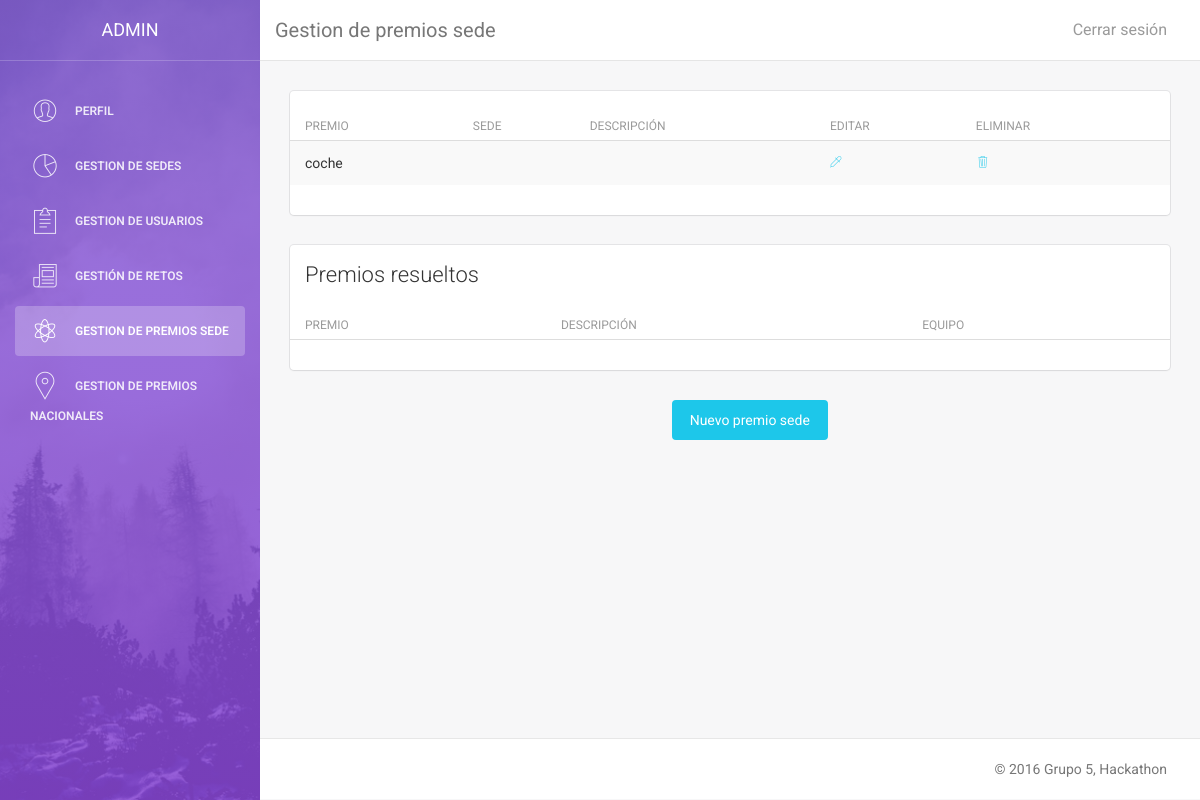
The page /vistas/admin/a_ps.php (signed in) on the database as committed earlier.
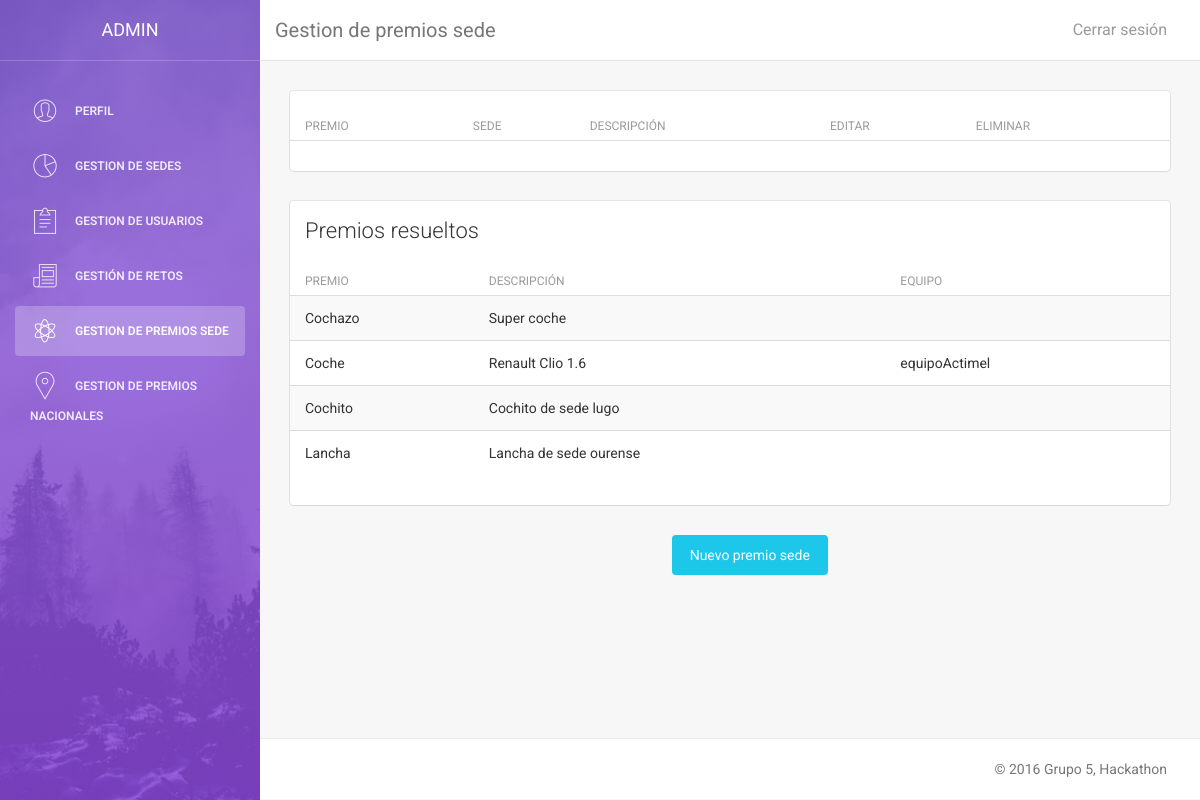
The same page on the database as committed later.
### tables this page shows
CREATE TABLE IF NOT EXISTS Premio (
  `idPremio` VARCHAR(50) NOT NULL,
  `Sede_idSede` VARCHAR(50),
  `Descripcion` VARCHAR(300),
  `FechaEquipos` DATE NOT NULL,
  `FechaJuradoS` DATE NOT NULL,
  `FechaJuradoN` VARCHAR(45),
  `TipoPremio` ENUM('s', 'n') DEFAULT 'n',
  `Solucion_EsPropuesta` TINYINT(1),
  `Solucion_Equipo_idEquipo` VARCHAR(50),
  `Solucion_Reto_idReto` VARCHAR(50),
  PRIMARY KEY (`idPremio`),
  CONSTRAINT `fk_Premio_Solucion`
    FOREIGN KEY (`Solucion_EsPropuesta` , `Solucion_Equipo_idEquipo` , `Solucion_Reto_idReto`)
    REFERENCES Solucion(`EsPropuesta` , `Equipo_idEquipo` , `Reto_idReto`)
    ON DELETE CASCADE
    ON UPDATE CASCADE,
  CONSTRAINT `fk_Premio_Sede`
    FOREIGN KEY (`Sede_idSede`)
    REFERENCES Sede(`idSede`)
    ON DELETE CASCADE
    ON UPDATE CASCADE);

### modelo/esp.php (called while the page is built, shortened)
<?php
$idioma["aceptar"] = "Aceptar";
$idioma["cancelar"] = "Cancelar";
$idioma["editar"] = "Editar";
$idioma["eliminar"] = "Eliminar";
$idioma["volver"] = "Volver";
$idioma["crear"] = "Crear";
$idioma["modificar"] = "Modificar";
$idioma["cerrar"] = "Cerrar sesión";
$idioma["si"] = "SI";
$idioma["no"] = "NO";
$idioma["ver"] = "Ver";
$idioma["add"] = "Añadir";
$idioma['perfil'] = "Perfil";
$idioma['editar_perfil'] = "Editar perfil";
$idioma['eliminar_perfil'] = "Eliminar mi cuenta";
$idioma['rol'] = "Rol";
$idioma['idioma'] = "Idioma";
$idioma['nueva_pass'] = "Nueva contraseña";
$idioma["login_introduccion"] = "Bienvenido a la pagina del Hackaton.";
$idioma["login_introduccion2"] = "El mayor evento de retos del mundo";
$idioma["login_logueate"] = "Logueate en nuestro sitio";
$idioma["login_introduzca"] = "Introduzca su usario y contraseña para entrar:";
$idioma["login_usuario"] = "Usuario";
$idioma["login_pass"] = "Contraseña";
$idioma["login_aceptar"] = "Entra!";
$idioma["login_registrar"] = "Regístrate";
$idioma["login_or"] = "o si no...";
$idioma["login_visita"] = "Mira los retos";
$idioma["login_retos"] = "Retos";
$idioma['login_frase_retos'] = "Haz click en los retos para ver su descripcion";
$idioma['volver_login'] = "Volver al login";
$idioma['crear_reto'] = "¡Crea un reto!";
$idioma["registro_introduccion"] = "Bienvenido a la pagina del Hackaton.";
$idioma["registro_introduccion2"] = "El mayor evento de retos del mundo";
$idioma["registro_registrate"] = "Regístrate en nuestro sitio";
$idioma["registro_introduzca"] = "Rellena los campos para regístrarte:";
$idioma["registro_usuario"] = "Usuario";
$idioma["registro_sede"] = "Sede";
$idioma["registro_nombre"] = "Nombre";
$idioma["registro_pass"] = "Contraseña";
$idioma["registro_email"] = "Correo";
$idioma["registro_equipo"] = "Equipo";
$idioma["registro_aceptar"] = "Regístrate";
$idioma["registro_volver"] = "Volver";
$idioma["reto_introduce"] = "Completa los siguientes campos";
$idioma["gestion_retos"] = "Gestión de retos";
$idioma["retoSi"] = "Retos aceptados";
$idioma["retoNo"] = "Retos no aceptados";
$idioma["reto_nombre"] = "Nombre del reto";
$idioma["reto_descripcion"] = "Descripción";
$idioma["reto_aceptado"] = "Aceptado";
$idioma["reto_crear"] = "Crear reto";
$idioma["reto_modificar"] = "Modificar reto";
$idioma['retos'] = "Retos";
$idioma['reto_eliminar'] = "Eliminar reto";
$idioma["gestion_sedes"] = "Gestion de sedes";
$idioma["nueva_sede"] = "Nueva Sede";
$idioma["id_Sede"] = "Introduzca Ubicación";
$idioma["nombre_sede"] = "Nombre de sede";
$idioma["eliminar_sede"] = "Eliminar sede";
?>

### modelo/model_premio.php (called while the page is built, shortened)
<?php
include_once 'connect_DB.php';
class Premio {
    public function listar($tipo){
        $db = new Database();
        $sqlPremios = $db->consulta('SELECT * FROM Premio WHERE TipoPremio= \'' . $tipo . '\'');
        $arrayPremios = array();
        while ($row = mysqli_fetch_assoc($sqlPremios)) {
            $arrayPremios[] = $row;
        }
        return $arrayPremios;
    }
}
?>

### modelo/connect_DB.php (called while the page is built, shortened)
<?php
class Database {
    var $conexion;
    public function __construct($host="localhost",$user="admin_hackaton",
                                $pass="iu", $db="et1_hackaton"){
        $this->conexion = mysqli_connect($host, $user, $pass, $db);
    }
    public function consulta($sentencia){
        return mysqli_query($this->conexion,$sentencia);
    }
}
?>

### vistas/admin/a_ps.php (the view, shortened to what the changed rows need)
<!doctype html>
<html lang="en">
    <?php
    include_once '../../modelo/model_premio.php';
    $premio = new Premio();
    $premios = $premio->listar('s');
    ?>
    <body>
        <div class="wrapper">
            <div class="main-panel">
                <div class="content">
                    <div class="container-fluid">
                        <div class="row">
                            <div class="col-md-12">
                                <div class="card">
                                    <div class="content table-responsive table-full-width">
                                        <table class="table table-hover table-striped">
                                            <thead>
                                                <th><?php echo $idioma["premio"]; ?></th>
                                                <th><?php echo $idioma["registro_sede"]; ?></th>
                                                <th><?php echo $idioma["reto_descripcion"]; ?></th>
                                                <th><?php echo $idioma["editar"]; ?></th>
                                                <th><?php echo $idioma["eliminar"]; ?></th>
                                            </thead>
                                            <tbody>
                                                <?php foreach ($premios as $p){
                                                if($p['Solucion_EsPropuesta'] == null){?>
                                                <tr>
                                                    <td><?php echo $p['idPremio'];?></td>
                                                    <td><?php echo $p['Sede_idSede'];?></td>
                                                    <td><?php echo $p['Descripcion'];?></td>
                                                    <td><a href="a_ps_mod.php?ps=<?php echo $p['idPremio'];?>"><i class="pe-7s-eyedropper"></i></a></td>
                                                    <td><a href="a_ps_del.php?ps=<?php echo $p['idPremio'];?>"><i class="pe-7s-trash"></i></a></td>
                                                </tr>
                                                <?php } }?>
                                            </tbody>
                                        </table>
                                    </div>
                                </div>
                                <div class="card">
                                    <div class="content table-responsive table-full-width">
                                        <table class="table table-hover table-striped">
                                            <thead>
                                                <th><?php echo $idioma["premio"]; ?></th>
                                                <th><?php echo $idioma["reto_descripcion"]; ?></th>
                                                <th><?php echo $idioma["equipo"]; ?></th>
                                            </thead>
                                            <tbody>
                                                <?php foreach ($premios as $p){
                                                if($p['Solucion_EsPropuesta'] != null){
                                                ?>
                                                <tr>
                                                    <td><?php echo $p['idPremio'];?></td>
                                                    <td><?php echo $p['Descripcion'];?></td>
                                                    <td><?php echo $p['Solucion_Equipo_idEquipo'];?><i class="pe-7s-eye-dropper"></i></td>
                                                </tr>
                                                <?php } }?>
                                            </tbody>
                                        </table>
                                    </div>
                                </div>
                            </div>
                        </div>
                    </div>
                </div>
            </div>
        </div>
    </body>
</html>

Rows that differ between the two databases and show on the page:
removed premio: idPremio "coche"
added premio: idPremio "Cochazo", Descripcion "Super coche", shown under "Premios resueltos"
added premio: idPremio "Coche", Descripcion "Renault Clio 1.6", Solucion_Equipo_idEquipo "equipoActimel", shown under "Premios resueltos"
added premio: idPremio "Cochito", Descripcion "Cochito de sede lugo", shown under "Premios resueltos"
added premio: idPremio "Lancha", Descripcion "Lancha de sede ourense", shown under "Premios resueltos"
